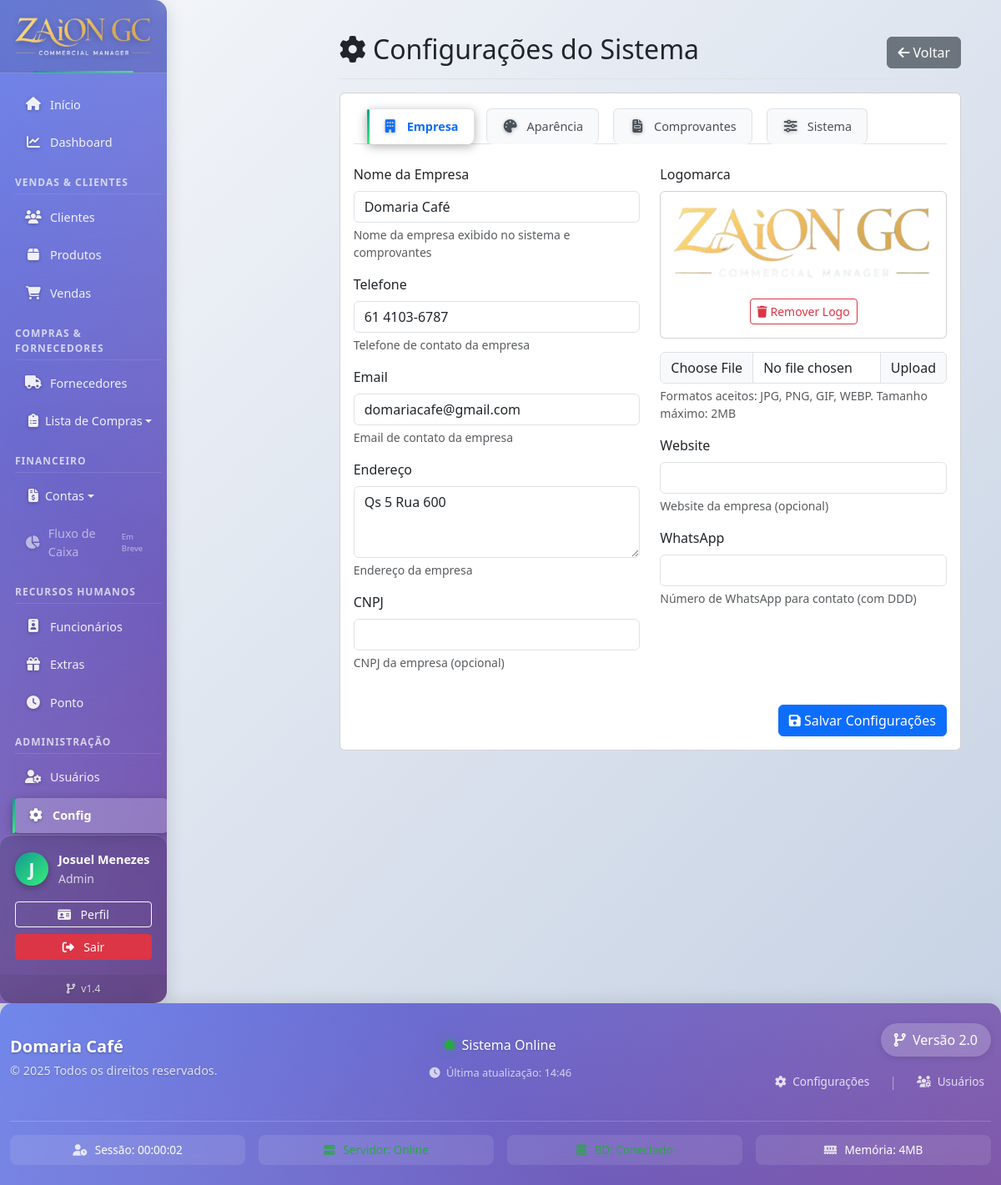
The page /config/configuracoes.php (signed in) on the database its author committed.
### tables this page shows
CREATE TABLE `configuracoes` (
  `id` int NOT NULL,
  `chave` varchar(50) NOT NULL,
  `valor` text,
  `descricao` varchar(255) DEFAULT NULL,
  `tipo` varchar(20) DEFAULT 'texto',
  `data_atualizacao` timestamp NOT NULL DEFAULT CURRENT_TIMESTAMP ON UPDATE CURRENT_TIMESTAMP
);

### config/configuracoes.php (the view, shortened to what this page needs)
<?php
require_once '../config/database.php';
$sql = "SELECT * FROM configuracoes ORDER BY id";
$result = $conn->query($sql);
$configuracoes = [];
while ($row = $result->fetch_assoc()) {
    $configuracoes[$row['chave']] = $row;
}
include '../includes/header.php';
?>
<div class="container-fluid">
    <div class="row">
        <main class="col-md-9 ms-sm-auto col-lg-10 px-md-4">
            <div class="d-flex justify-content-between flex-wrap flex-md-nowrap align-items-center pt-3 pb-2 mb-3 border-bottom">
                <h1 class="h2"><i class="fas fa-cog"></i> Configurações do Sistema</h1>
                <a href="../dashboard.php" class="btn btn-secondary">
                    <i class="fas fa-arrow-left"></i> Voltar
                </a>
            </div>
            <div class="card mb-4">
                <div class="card-body">
                    <form method="post" action="" enctype="multipart/form-data">
                        <ul class="nav nav-tabs mb-4" id="configTabs" role="tablist">
                            <li class="nav-item" role="presentation">
                                <button class="nav-link active" id="empresa-tab" data-bs-toggle="tab" data-bs-target="#empresa" type="button" role="tab" aria-controls="empresa" aria-selected="true">
                                    <i class="fas fa-building"></i> Empresa
                                </button>
                            </li>
                            <li class="nav-item" role="presentation">
                                <button class="nav-link" id="aparencia-tab" data-bs-toggle="tab" data-bs-target="#aparencia" type="button" role="tab" aria-controls="aparencia" aria-selected="false">
                                    <i class="fas fa-palette"></i> Aparência
                                </button>
                            </li>
                            <li class="nav-item" role="presentation">
                                <button class="nav-link" id="comprovantes-tab" data-bs-toggle="tab" data-bs-target="#comprovantes" type="button" role="tab" aria-controls="comprovantes" aria-selected="false">
                                    <i class="fas fa-file-invoice"></i> Comprovantes
                                </button>
                            </li>
                            <li class="nav-item" role="presentation">
                                <button class="nav-link" id="sistema-tab" data-bs-toggle="tab" data-bs-target="#sistema" type="button" role="tab" aria-controls="sistema" aria-selected="false">
                                    <i class="fas fa-sliders-h"></i> Sistema
                                </button>
                            </li>
                        </ul>
                        <div class="tab-content" id="configTabsContent">
                            <div class="tab-pane fade show active" id="empresa" role="tabpanel" aria-labelledby="empresa-tab">
                                <div class="row">
                                    <div class="col-md-6">
                                        <div class="mb-3">
                                            <label for="config_nome_empresa" class="form-label">Nome da Empresa</label>
                                            <input type="text" class="form-control" id="config_nome_empresa" name="config_nome_empresa" value="<?php echo htmlspecialchars($configuracoes['nome_empresa']['valor'] ?? 'Zaion GC'); ?>" required>
                                            <div class="form-text"><?php echo $configuracoes['nome_empresa']['descricao'] ?? 'Nome da empresa exibido no sistema e comprovantes'; ?></div>
                                        </div>
                                        <div class="mb-3">
                                            <label for="config_telefone_empresa" class="form-label">Telefone</label>
                                            <input type="text" class="form-control" id="config_telefone_empresa" name="config_telefone_empresa" value="<?php echo htmlspecialchars($configuracoes['telefone_empresa']['valor'] ?? ''); ?>">
                                            <div class="form-text"><?php echo $configuracoes['telefone_empresa']['descricao'] ?? 'Telefone de contato da empresa'; ?></div>
                                        </div>
                                        <div class="mb-3">
                                            <label for="config_email_empresa" class="form-label">Email</label>
                                            <input type="email" class="form-control" id="config_email_empresa" name="config_email_empresa" value="<?php echo htmlspecialchars($configuracoes['email_empresa']['valor'] ?? ''); ?>">
                                            <div class="form-text"><?php echo $configuracoes['email_empresa']['descricao'] ?? 'Email de contato da empresa'; ?></div>
                                        </div>
                                        <div class="mb-3">
                                            <label for="config_endereco_empresa" class="form-label">Endereço</label>
                                            <textarea class="form-control" id="config_endereco_empresa" name="config_endereco_empresa" rows="3"><?php echo htmlspecialchars($configuracoes['endereco_empresa']['valor'] ?? ''); ?></textarea>
                                            <div class="form-text"><?php echo $configuracoes['endereco_empresa']['descricao'] ?? 'Endereço da empresa'; ?></div>
                                        </div>
                                        <div class="mb-3">
                                            <label for="config_cnpj_empresa" class="form-label">CNPJ</label>
                                            <input type="text" class="form-control" id="config_cnpj_empresa" name="config_cnpj_empresa" value="<?php echo htmlspecialchars($configuracoes['cnpj_empresa']['valor'] ?? ''); ?>">
                                            <div class="form-text">CNPJ da empresa (opcional)</div>
                                        </div>
                                    </div>
                                    <div class="col-md-6">
                                        <div class="mb-3">
                                            <label class="form-label">Logomarca</label>
                                            <div class="card mb-3">
                                                <div class="card-body text-center">
                                                    <?php if (!empty($configuracoes['logo_url']['valor'])): ?>
                                                        <img src="../<?php echo $configuracoes['logo_url']['valor']; ?>" alt="Logo" class="img-fluid mb-3" style="max-height: 150px;">
                                                        <div class="mt-2">
                                                            <button type="button" class="btn btn-sm btn-outline-danger" onclick="if(confirm('Tem certeza que deseja remover a logo?')) { document.getElementById('config_logo_url').value = ''; this.form.submit(); }">
                                                                <i class="fas fa-trash"></i> Remover Logo
                                                            </button>
                                                        </div>
                                                    <?php else: ?>
                                                        <div class="alert alert-info">
                                                            Nenhuma logomarca definida
                                                        </div>
                                                    <?php endif; ?>
                                                </div>
                                            </div>
                                            <div class="input-group">
                                                <input type="file" class="form-control" id="logo_upload" name="logo_upload" accept="image/*">
                                                <label class="input-group-text" for="logo_upload">Upload</label>
                                            </div>
                                            <div class="form-text">Formatos aceitos: JPG, PNG, GIF, WEBP. Tamanho máximo: 2MB</div>
                                        </div>
                                        <div class="mb-3">
                                            <label for="config_site_empresa" class="form-label">Website</label>
                                            <input type="url" class="form-control" id="config_site_empresa" name="config_site_empresa" value="<?php echo htmlspecialchars($configuracoes['site_empresa']['valor'] ?? ''); ?>">
                                            <div class="form-text">Website da empresa (opcional)</div>
                                        </div>
                                        <div class="mb-3">
                                            <label for="config_whatsapp_empresa" class="form-label">WhatsApp</label>
                                            <input type="text" class="form-control" id="config_whatsapp_empresa" name="config_whatsapp_empresa" value="<?php echo htmlspecialchars($configuracoes['whatsapp_empresa']['valor'] ?? ''); ?>">
                                            <div class="form-text">Número de WhatsApp para contato (com DDD)</div>
                                        </div>
                                    </div>
                                </div>
                            </div>
                        </div>
                        <div class="d-grid gap-2 d-md-flex justify-content-md-end mt-4">
                            <button type="submit" class="btn btn-primary">
                                <i class="fas fa-save"></i> Salvar Configurações
                            </button>
                        </div>
                    </form>
                </div>
            </div>
        </main>
    </div>
</div>
<?php include '../includes/footer.php'; ?>

### config/configuracoes.php (style rules this page uses)
#configTabs .nav-link { color: #495057; background-color: #f8f9fa; border: 1px solid #dee2e6; margin-right: 5px; border-bottom: none; }
#configTabs .nav-link.active { color: #495057; background-color: #fff; border-color: #dee2e6 #dee2e6 #fff; font-weight: bold; }
.nav-tabs .nav-link { color: #495057 !important; }
.nav-tabs .nav-link.active { color: #0d6efd !important; }
.btn-outline-danger { color: #dc3545 !important; border-color: #dc3545 !important; }
.btn-primary { color: #fff !important; background-color: #0d6efd !important; border-color: #0d6efd !important; }
.btn-secondary { color: #fff !important; background-color: #6c757d !important; border-color: #6c757d !important; }

### rows shown on the page
configuracoes: config_nome_empresa "Domaria Café", descricao "Nome da empresa exibido no sistema e comprovantes"
configuracoes: config_telefone_empresa "61 4103-6787", descricao "Telefone de contato da empresa"
configuracoes: config_email_empresa "domariacafe@gmail.com", descricao "Email de contato da empresa"
configuracoes: config_endereco_empresa "Qs 5 Rua 600", descricao "Endereço da empresa"
configuracoes: valor (picture)

### other values the page prints
substr($_SESSION['usuario_nome'] ?? 'U', 0, 1) "J"
$_SESSION['usuario_nome'] "Josuel Menezes"
$_SESSION['nivel_acesso'] "Admin"
$versao_sistema "1.4"
$empresa_nome "Domaria Café"
$versao_sistema "2.0"
memory_get_usage(true) / 1024 / 1024 "4"
